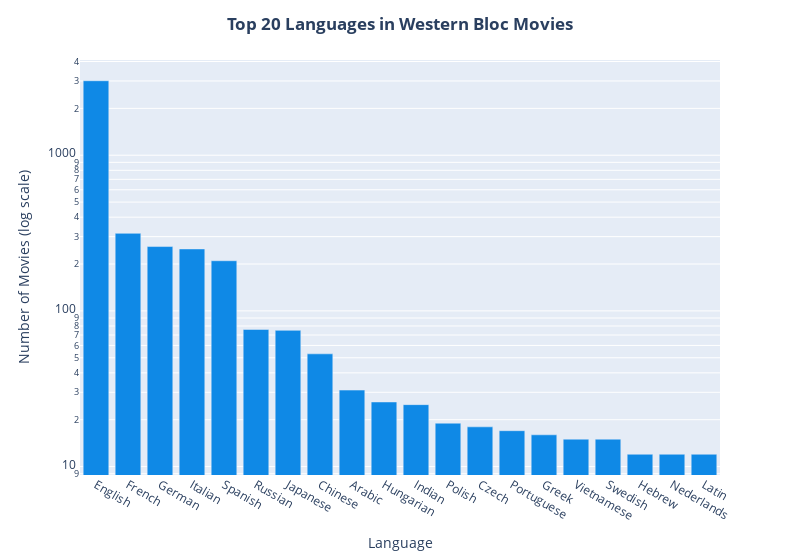

Notebook cell for this chart:
### Code cell
fig = px.bar(western_languages_count.head(20), x='language', y='count', labels={'language':'Language', 'count':'Number of Movies (log scale)'})
fig.update_layout(title_text="Top 20 Languages in Western Bloc Movies", title_x=0.5, title_font_weight='bold', width=800)
fig.update_yaxes(type="log")
fig.update_traces(marker_color='#0F89E6')
fig.show()

### Figure 1 — Plotly figure (JSON) as saved in the notebook; plotly's stock layout.template omitted (floating-point values rounded to 4 significant figures)
{"data": [{"alignmentgroup": "True", "hovertemplate": "Language=%{x}<br>Number of Movies (log scale)=%{y}<extra></extra>", "legendgroup": "", "marker": {"color": "#0F89E6", "pattern": {"shape": ""}}, "name": "", "offsetgroup": "", "orientation": "v", "showlegend": false, "textposition": "auto", "type": "bar", "x": ["English", "French", "German", "Italian", "Spanish", "Russian", "Japanese", "Chinese", "Arabic", "Hungarian", "Indian", "Polish", "Czech", "Portuguese", "Greek", "Vietnamese", "Swedish", "Hebrew", "Nederlands", "Latin"], "xaxis": "x", "y": [3009, 315, 259, 250, 210, 76, 75, 53, 31, 26, 25, 19, 18, 17, 16, 15, 15, 12, 12, 12], "yaxis": "y"}], "layout": {"barmode": "relative", "legend": {"tracegroupgap": 0}, "margin": {"t": 60}, "title": {"font": {"weight": "bold"}, "text": "Top 20 Languages in Western Bloc Movies", "x": 0.5}, "width": 800, "xaxis": {"anchor": "y", "domain": [0, 1], "title": {"text": "Language"}}, "yaxis": {"anchor": "x", "domain": [0, 1], "title": {"text": "Number of Movies (log scale)"}, "type": "log"}}}
